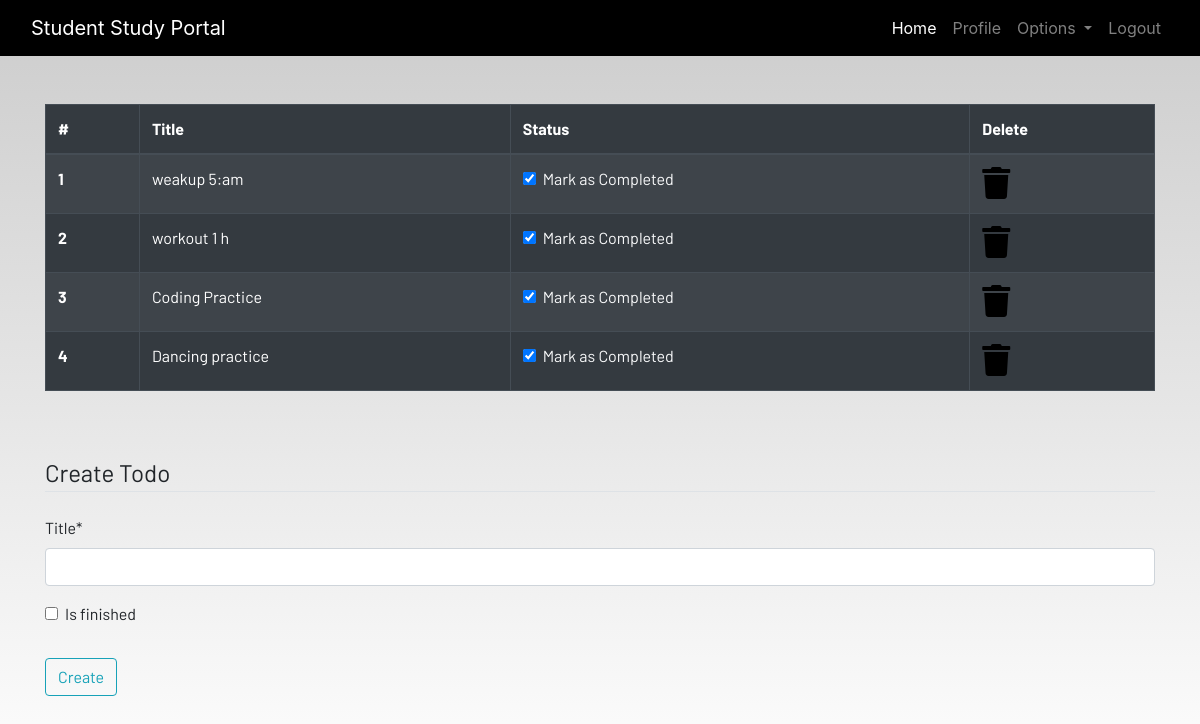
The app's page /todo (signed in) with its own data.
### studentdashboard/models.py (models this page shows, shortened)
class Todo(models.Model):
    user = models.ForeignKey(User,on_delete = models.CASCADE)
    title = models.CharField(max_length=100)
    is_finished = models.BooleanField(default = False)

### studentdashboard/views.py (the view)
# urls.py: path('todo',views.todo,name = 'todo'),
@login_required(login_url="/userlogin")
def todo(request):
    if request.method == 'POST':
        form = TodoForm(request.POST)
        if form.is_valid():
            try:
                finished = request.POST['is_finished']
                if finished == 'on':
                    finished = True
                else:
                    finished = False
            except:
                finished = False
            todos = Todo(user = request.user,
                         title = request.POST['title'],
                        is_finished = finished
                        )
            todos.save()
            messages.success(request,f"Todo Added from {request.user.username} sucessfully !!")
    else:
        form = TodoForm()
    todo = Todo.objects.filter(user = request.user)
    if len(todo) == 0:
        todos_done = True
    else:
        todos_done = False
    context = {
        'form':form,
        'todos':todo,
        'todos_done':todos_done
    }
    return render(request,'dashboard/todo.html',context)

### studentdashboard/forms.py
class TodoForm(forms.ModelForm):
    class Meta:
        model = Todo
        fields = ['title','is_finished']

### templates/dashboard/todo.html (shortened to what this page needs)
{% extends 'dashboard/base.html' %} {% load static %} {% load crispy_forms_tags %} {% block content %}
<div class="container">
    {% if not todos_done %}
    <table class="table table-striped table-bordered table-hover table-dark">
        <thead>
            <tr>
                <th scope="col">#</th>
                <th scope="col">Title</th>
                <th scope="col">Status</th>
                <th scope="col">Delete</th>
            </tr>
        </thead>
        <tbody>
            {% for todo in todos %}
            <tr>
                <th scope="row">{{forloop.counter}}</th>
                <td>{{todo.title}}</td>
                <td>
                    <a href="{% url 'updatetodo' todo.id %}">
                        <div class="form-check">
                            {% if todo.is_finished == True %}
                            <input class="form-check-input" type="checkbox" value="" checked> {% else %}
                            <input class="form-check-input" type="checkbox" value=""> {% endif%}
                            <label class="form-check-label text-light" for="flexCheckDefault">
                                Mark as Completed
                            </label>
                        </div>
                    </a>
                </td>
                <td><a href="{% url 'delete-todo' todo.id %}"><i class="fa fa-trash fa-2x"></i></a></td>
            </tr>
            {% endfor %}
        </tbody>
    </table>
    {% else %}
    <h4>All tasks have been done!! create to add more</h4>
    {% endif %}
</div><br><br>
<div class="container">
    <form method="POST">
        <fieldset class="form-group">
            <legend class="border-bottom mb-4">Create Todo</legend>
            {{form|crispy}}
        </fieldset>
        <div class="form-group">
            <button href="" class="btn btn-outline-info" type="submit">
                Create
            </button>
        </div>
    </form>
</div>
{% endblock content %}

### static/css/main.css (style rules this page uses)
html { scroll-behavior: smooth; height: 100%; width: 100%; }
a { text-decoration: none !important; color: black; }
html, body { max-width: 100%; overflow-x: hidden; height: 100%; width: 100%; }
body { background: linear-gradient(rgba(0, 0, 0, 0.2), rgba(255, 255, 255, 0.5)); overflow-x: hidden; background-repeat: no-repeat; }
.fa { color: black; }

### records on screen
Todo: title "weakup 5:am"
Todo: title "workout 1 h"
Todo: title "Coding Practice"
Todo: title "Dancing practice"
